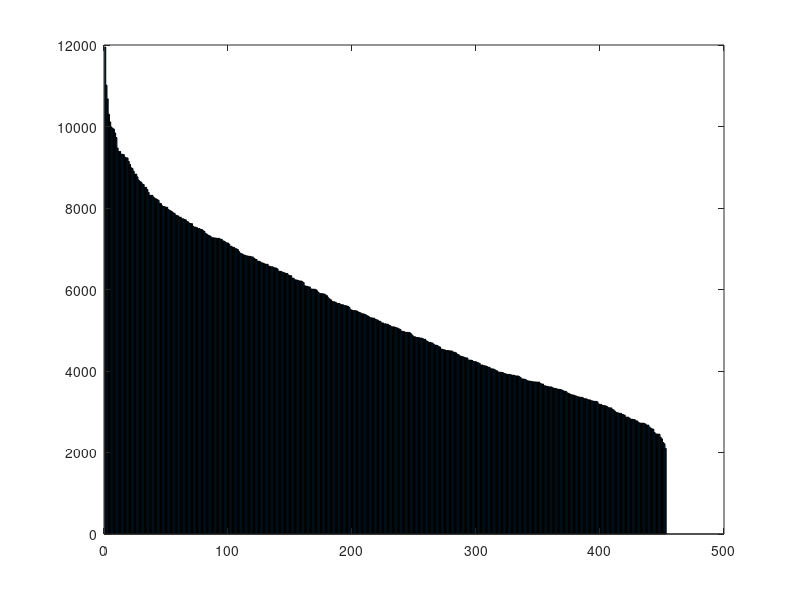

Source code (MATLAB):
%% house keeping
clear

%% create mods
Hornet_Strike = struct('name','Hornet Strike','DM',2.2,'MM',0,...
  'FRM',0,'CCM',0,'CMM',0,'RLSM',0,'mM',0);
Augur_Pact = struct('name','Augur Pact','DM',0.9,'MM',0,'FRM',0,...
  'CCM',0,'CMM',0,'RLSM',0,'mM',0);
Barrel_Diffusion = struct('name','Barrel Diffusion','DM',0,'MM',0,...
  'FRM',0,'CCM',0,'CMM',0,'RLSM',0,'mM',0);
Lethal_Torrent = struct('name','Lethal Torrent','DM',0,'MM',0.6,...
  'FRM',0.6,'CCM',0,'CMM',0,'RLSM',0,'mM',0);
Primed_Pistol_Gambit = struct('name','Primed Pistol Gambit','DM',0,...
  'MM',0,'FRM',0,'CCM',1.53,'CMM',0,'RLSM',0,'mM',0);
Primed_Target_Cracker = struct('name','Primed Target Cracker','DM',0,...
  'MM',0,'FRM',0,'CCM',0,'CMM',0.9,'RLSM',0,'mM',0);
Elemental_Sixty_1 = struct('name','Elemental Sixty #1','DM',0.6,'MM',0,...
  'FRM',0,'CCM',0,'CMM',0,'RLSM',0,'mM',0);
Elemental_Sixty_2 = struct('name','Elemental Sixty #2','DM',0.6,'MM',0,...
  'FRM',0,'CCM',0,'CMM',0,'RLSM',0,'mM',0);
Elemental_Ninety_1 = struct('name','Elemental Ninety #1','DM',0.9,...
  'MM',0,'FRM',0,'CCM',0,'CMM',0,'RLSM',0,'mM',0);
Elemental_Ninety_2 = struct('name','Elemental Ninety #2','DM',0.9,...
  'MM',0,'FRM',0,'CCM',0,'CMM',0,'RLSM',0,'mM',0);
Gunslinger = struct('name','Gunslinger','DM',0,'MM',0,'FRM',0.72,...
  'CCM',0,'CMM',0,'RLSM',0,'mM',0);
Quickdraw = struct('name','Quickdraw','DM',0,'MM',0,'FRM',0,...
  'CCM',0,'CMM',0,'RLSM',0.48,'mM',0);
Slip_Magazine = struct('name','Slip Magazine','DM',0,'MM',0,'FRM',0,...
  'CCM',0,'CMM',0,'RLSM',0,'mM',0.3);
Magnum_Force = struct('name','Magnum Force','DM',1.35,'MM',0,'FRM',0,...
  'CCM',0,'CMM',0,'RLSM',0,'mM',0);

%% put desirable mods in arsenal
mods = [Hornet_Strike;
  Barrel_Diffusion;
  Lethal_Torrent;
  Primed_Pistol_Gambit;
  Primed_Target_Cracker;
  Elemental_Sixty_1;
  Elemental_Sixty_2;
  Elemental_Ninety_1;
  Elemental_Ninety_2;
  Gunslinger;
  Quickdraw;
  Magnum_Force;
  Augur_Pact;
  Slip_Magazine;
  ];
%% choose mandatory mods (to reduce computation time)
mandatory_mods_arr = [6 7];

%% display all mods in arsenal
fprintf('\n--> Display All The Mods In Arsenal: <--\n\n')
mods_total = numel(mods);
for i = 1:mods_total
  fprintf('%i %s\n',i,mods(i).name)
end

%% create unmodded weapon wpb
wpb.NAME = 'ATOMOS';
wpb.CC = 0.15; % crit chance
wpb.CM = 1.7; % crit multi
wpb.m = 140; % magazine size
wpb.FR = 16; % fire rate
wpb.RLT = 2; % reload time
wpb.RLS = 1/wpb.RLT; % reload speed
wpb.AFR = (1/wpb.FR+1/(wpb.m*wpb.RLS))^(-1);% average fire rate taking into account of reload
wpb.d = 29; % damage per shot

% indirect DPS multipliers
wpb.CCMT = 1; % total crit chance multiplier
wpb.CMMT = 1; % total crit multiplier multiplier
wpb.RLSMT = 1; % total reload speed multiplier
wpb.mMT = 1; % total magazine size multiplier
wpb.BCMT = 1+(wpb.CM-1)*wpb.CC; % total crit contribution multiplier. 
% this is crit dps increase comparing to the non-critting weapon. 

% direct average/burst DPS multipliers
wpb.DMT = 1; % total damage multiplier
wpb.MMT = 1; % total multishot multiplier
wpb.FRMT = 1; % total fire rate multiplier
wpb.AFRMT = 1; % total average fire rate multiplier
wpb.MCMT = 1; % modded crit contribution multiplier. 
% this is crit dps increase comparing to the unmodded critting weapon.  
wpb.AVDPSMT = 1; % total average DPS multiplier
wpb.BDPSMT = 1; % total burst DPS multiplier

wpb.build = []; % mods equipped
wpb.avg_dps = wpb.d*(1+(wpb.CM-1)*wpb.CC)*...
  (1/wpb.FR+1/(wpb.RLS*wpb.m))^(-1); % average dps
wpb.burst_dps = wpb.d*(1+(wpb.CM-1)*wpb.CC)*(1/wpb.FR)^(-1); % burst dps

%% generate all cases and do optimization
num_total_modslots = 8;
num_mandatory_mods = numel(mandatory_mods_arr);
num_open_mod_slots = num_total_modslots-num_mandatory_mods;
num_remaining_mods = mods_total-num_mandatory_mods;

all_mods = 1:mods_total;
remaining_mods = setdiff(all_mods,mandatory_mods_arr);

all_remaining_mods_combs = combnk(remaining_mods,num_open_mod_slots);
all_builds = [];
for i = 1:size(all_remaining_mods_combs,1)
  all_builds = [all_builds;[mandatory_mods_arr all_remaining_mods_combs(i,:)]];
end

wp_arr = [];
for i = 1:size(all_builds,1)
  wp = wpb;
  this_build = all_builds(i,:);
  wp.build = this_build;
  for thismod = this_build
    
    wp.DMT = wp.DMT+mods(thismod).DM; % total damage multiplier
    wp.MMT = wp.MMT+mods(thismod).MM; % total multishot multiplier
    wp.CCMT = wp.CCMT+mods(thismod).CCM; % total crit chance multiplier
    wp.CMMT = wp.CMMT+mods(thismod).CMM; % total crit multiplier multiplier
    wp.FRMT = wp.FRMT+mods(thismod).FRM; % total fire rate multiplier
    wp.RLSMT = wp.RLSMT+mods(thismod).RLSM; % total reload speed multiplier
    wp.mMT = wp.mMT+mods(thismod).mM; % total magazine size multiplier

  end
  wp.d = wp.d*wp.DMT*wp.MMT; % total modified expected per shot damage
  wp.CC = wp.CC*wp.CCMT; % total modified crit chance
  wp.CM = wp.CM*wp.CMMT; % total modified crit damage
  wp.FR = wp.FR*wp.FRMT; % total modified fire rate
  wp.RLS = wp.RLS*wp.RLSMT; % total modified reload speed
  wp.RLT = 1/wp.RLS; % total modified reload time
  wp.m = wp.m*wp.mMT; % total modified magazine
  wp.AFR = (1/wp.FR+1/(wp.m*wp.RLS))^(-1); % modified average fire rate 
  % taking into account of reload
  
  wp.AFRMT = wp.AFR/wpb.AFR; % total average fire rate multiplier
  wp.BCMT = 1+(wp.CM-1)*wp.CC; % total base crit multiplier.
  % this is crit dps increase comparing to the non-critting weapon.
  wp.MCMT = wp.BCMT/wpb.BCMT; % total modded crit multiplier.
  % this is crit dps increase comparing to the unmodded critting weapon.
  
  wp.avg_dps = wp.d*wp.BCMT*wp.AFR; % average dps
  wp.burst_dps = wp.d*wp.BCMT*wp.FR; % burst dps
  
  wp.AVDPSMT = wp.DMT*wp.MMT*wp.MCMT*wp.AFRMT; % total average dps multiplier
  wp.BDPSMT = wp.DMT*wp.MMT*wp.MCMT*wp.FRMT; % total burst dps multiplier
  
  wp_arr = [wp_arr wp];
end

avg_dps_arr = [wp_arr.avg_dps]'; % extract average dps arr
[avg_dps_arr,ind] = unique(avg_dps_arr); % unique avg_dps_arr and wp_arr
wp_arr = wp_arr(ind);
[avg_dps_arr,ind] = sort(avg_dps_arr,'descend'); % sort avg_dps_arr and wp_arr
wp_arr = wp_arr(ind);

%% output results
optGun = wp_arr(1);
disp(optGun)
mod_name_arr = {mods.name}';
disp(mod_name_arr(optGun.build))
% disp(avg_dps_arr(1:10));

bar(avg_dps_arr)





